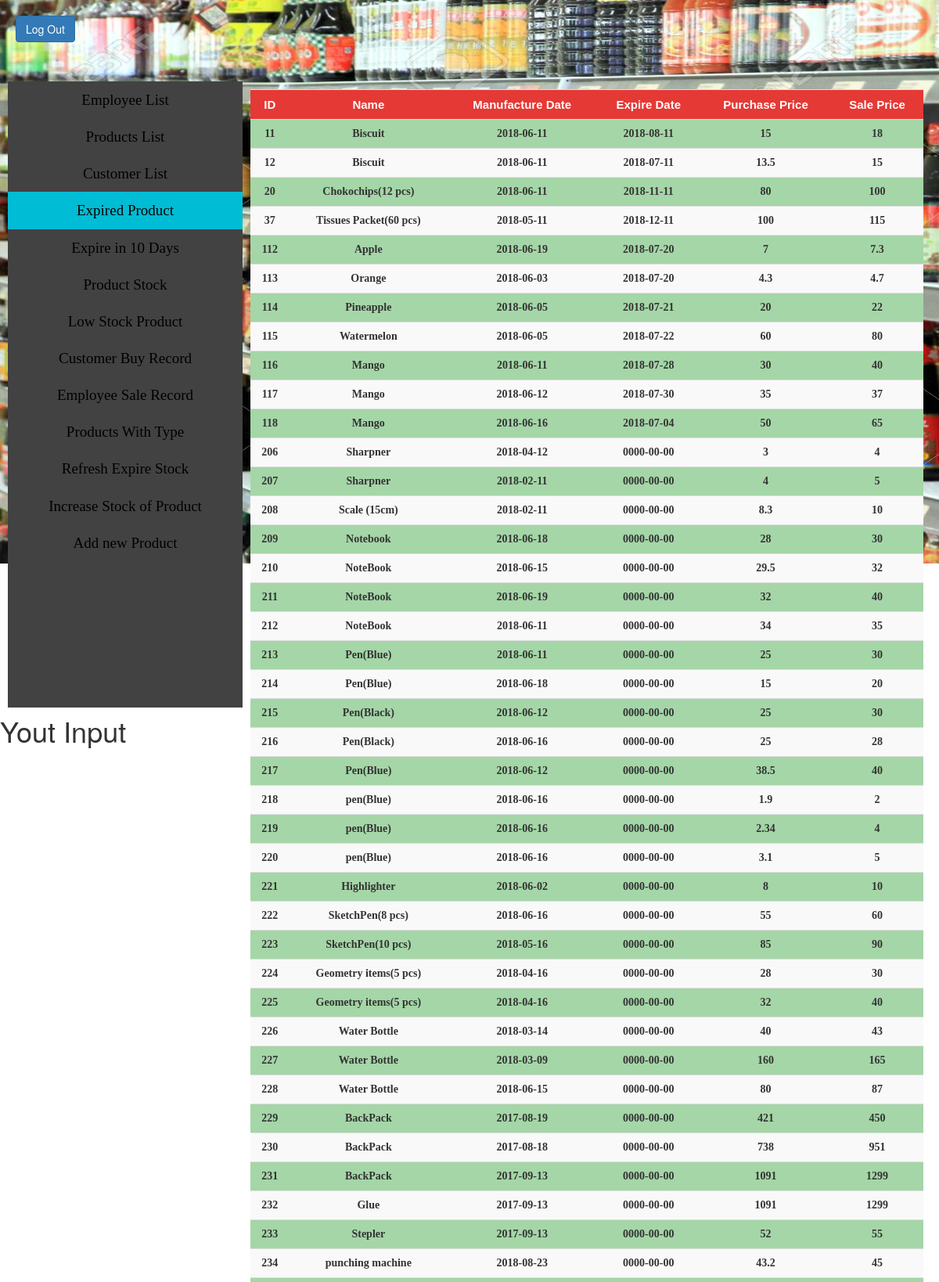
The page /SHOP/expired.php (upper part) on the database its author committed.
### tables this page shows
create table products 
(
	pro_id int,
	pro_name varchar(128),
    pro_manu_date date not null,
    pro_expire_dat date ,
    pro_pur_price float,
    pro_sal_price float,    
    primary key(pro_id)
);

### SHOP/expired.php (the view, shortened to what this page needs)
<!DOCTYPE html>
<html lang="en">
  <head>
	    <link rel="stylesheet" type="text/css" href="admincss.css">
      <link href="css/bootstrap.min.css" rel="stylesheet">
  </head>
  <body>
  <?php
    require 'connect.inc.php';
    $query="select * from products where pro_expire_dat <curdate()";
    if($query_run = mysqli_query($conn,$query))
    {
    }
    else
    {
      echo "Query failed";
    }
  ?>
    <a href="index.php"><input type="button" class="btn btn-primary" value="Log Out" id="lgout"></a>
    <br><br>
    <ul class="nav">
      <li><a href="AdminPage.php" >Employee List</a></li>
      <li><a href="products.php">Products List</a></li>
      <li><a href="customer.php">Customer List</a></li>
      <li><a href="#" class="active" >Expired Product</a></li>
      <li><a href="expire.php">Expire in 10 Days</a></li>
      <li><a href="stock.php">Product Stock</a></li>
      <li><a href="lowstock.php">Low Stock Product</a></li>
      <li><a href="custrecord.php">Customer Buy Record</a></li>
      <li><a href="emprecord.php">Employee Sale Record</a></li>
      <li><a href="producttype.php">Products With Type </a></li>
      <li><a href="refresh.php">Refresh Expire Stock</a></li>
      <li><a href="instk.php">Increase Stock of Product</a></li>
      <li><a href="newpro.php">Add new Product</a></li>
    </ul>
    <div class="sidebar">
          <table class="table table-striped">
            <tr>
              <td class="head"> ID </td>
              <td class="head"> Name </td>
              <td class="head"> Manufacture Date </th>
              <td class="head"> Expire Date </th>
              <td class="head"> Purchase Price </th>
              <td class="head"> Sale Price </th>
            </tr>
            <?php while($row=mysqli_fetch_assoc($query_run)):?>
            <tr>
                <td><?php echo $row['pro_id']?></td>
                <td><?php echo $row['pro_name']?></td>
                <td><?php echo $row['pro_manu_date']?></td>
                <td><?php echo $row['pro_expire_dat']?></td>
                <td><?php echo $row['pro_pur_price']?></td>
                <td><?php echo $row['pro_sal_price']?></td>
            </tr>
          <?php endwhile;?>
          </table>
    </div>
    <?php
      echo "<h1>Yout Input<h1   >";
      echo "<br>";
    ?>
  </body>
</html>

### SHOP/admincss.css (style rules this page uses)
body { background-image:url(shop2.jpg); font-size: 10px; height: 100px; background-size: 1600px 720px; background-attachment: fixed; background-repeat:no-repeat; font-family:serif; }
#lgout { margin: 20px 0px 20px 20px; }
ul.nav { list-style-type: none; float: left; top: 5px; width: 25%; overflow: auto; height: 800%; margin: 10px; padding: 0px; background-color: #424242; }
td { text-align:center; font-size: 14px; font-weight: bold; font-family: comic sans ms; }
.head { font-weight: bolder; font-size: 15px; font-family: Helvetica; color: white; text-align: center; background-color:#E53935; }
tr:nth-child(even) { background: #A5D6A7; }
.nav li a { display: block; text-decoration: none; text-align: center; color: black; padding: 5px; font-size: 19px; font-family: verdana; }
.sidebar { margin-left: 25%; padding: 20px; height:800%; }
.active { background-color: #00BCD4; color: red; }

### rows shown on the page
products: pro_id "11", pro_name "Biscuit", pro_manu_date "2018-06-11", pro_expire_dat "2018-08-11", pro_pur_price "15", pro_sal_price "18"
products: pro_id "12", pro_name "Biscuit", pro_manu_date "2018-06-11", pro_expire_dat "2018-07-11", pro_pur_price "13.5", pro_sal_price "15"
products: pro_id "20", pro_name "Chokochips(12 pcs)", pro_manu_date "2018-06-11", pro_expire_dat "2018-11-11", pro_pur_price "80", pro_sal_price "100"
products: pro_id "37", pro_name "Tissues Packet(60 pcs)", pro_manu_date "2018-05-11", pro_expire_dat "2018-12-11", pro_pur_price "100", pro_sal_price "115"
products: pro_id "112", pro_name "Apple", pro_manu_date "2018-06-19", pro_expire_dat "2018-07-20", pro_pur_price "7", pro_sal_price "7.3"
products: pro_id "113", pro_name "Orange", pro_manu_date "2018-06-03", pro_expire_dat "2018-07-20", pro_pur_price "4.3", pro_sal_price "4.7"
products: pro_id "114", pro_name "Pineapple", pro_manu_date "2018-06-05", pro_expire_dat "2018-07-21", pro_pur_price "20", pro_sal_price "22"
products: pro_id "115", pro_name "Watermelon", pro_manu_date "2018-06-05", pro_expire_dat "2018-07-22", pro_pur_price "60", pro_sal_price "80"
products: pro_id "116", pro_name "Mango", pro_manu_date "2018-06-11", pro_expire_dat "2018-07-28", pro_pur_price "30", pro_sal_price "40"
products: pro_id "117", pro_name "Mango", pro_manu_date "2018-06-12", pro_expire_dat "2018-07-30", pro_pur_price "35", pro_sal_price "37"
products: pro_id "118", pro_name "Mango", pro_manu_date "2018-06-16", pro_expire_dat "2018-07-04", pro_pur_price "50", pro_sal_price "65"
products: pro_id "206", pro_name "Sharpner", pro_manu_date "2018-04-12", pro_expire_dat "0000-00-00", pro_pur_price "3", pro_sal_price "4"
products: pro_id "207", pro_name "Sharpner", pro_manu_date "2018-02-11", pro_expire_dat "0000-00-00", pro_pur_price "4", pro_sal_price "5"
products: pro_id "208", pro_name "Scale (15cm)", pro_manu_date "2018-02-11", pro_expire_dat "0000-00-00", pro_pur_price "8.3", pro_sal_price "10"
products: pro_id "209", pro_name "Notebook", pro_manu_date "2018-06-18", pro_expire_dat "0000-00-00", pro_pur_price "28", pro_sal_price "30"
products: pro_id "210", pro_name "NoteBook", pro_manu_date "2018-06-15", pro_expire_dat "0000-00-00", pro_pur_price "29.5", pro_sal_price "32"
products: pro_id "211", pro_name "NoteBook", pro_manu_date "2018-06-19", pro_expire_dat "0000-00-00", pro_pur_price "32", pro_sal_price "40"
products: pro_id "212", pro_name "NoteBook", pro_manu_date "2018-06-11", pro_expire_dat "0000-00-00", pro_pur_price "34", pro_sal_price "35"
products: pro_id "213", pro_name "Pen(Blue)", pro_manu_date "2018-06-11", pro_expire_dat "0000-00-00", pro_pur_price "25", pro_sal_price "30"
products: pro_id "214", pro_name "Pen(Blue)", pro_manu_date "2018-06-18", pro_expire_dat "0000-00-00", pro_pur_price "15", pro_sal_price "20"
products: pro_id "215", pro_name "Pen(Black)", pro_manu_date "2018-06-12", pro_expire_dat "0000-00-00", pro_pur_price "25", pro_sal_price "30"
products: pro_id "216", pro_name "Pen(Black)", pro_manu_date "2018-06-16", pro_expire_dat "0000-00-00", pro_pur_price "25", pro_sal_price "28"
products: pro_id "217", pro_name "Pen(Blue)", pro_manu_date "2018-06-12", pro_expire_dat "0000-00-00", pro_pur_price "38.5", pro_sal_price "40"
products: pro_id "218", pro_name "pen(Blue)", pro_manu_date "2018-06-16", pro_expire_dat "0000-00-00", pro_pur_price "1.9", pro_sal_price "2"
products: pro_id "219", pro_name "pen(Blue)", pro_manu_date "2018-06-16", pro_expire_dat "0000-00-00", pro_pur_price "2.34", pro_sal_price "4"
products: pro_id "220", pro_name "pen(Blue)", pro_manu_date "2018-06-16", pro_expire_dat "0000-00-00", pro_pur_price "3.1", pro_sal_price "5"
products: pro_id "221", pro_name "Highlighter", pro_manu_date "2018-06-02", pro_expire_dat "0000-00-00", pro_pur_price "8", pro_sal_price "10"
products: pro_id "222", pro_name "SketchPen(8 pcs)", pro_manu_date "2018-06-16", pro_expire_dat "0000-00-00", pro_pur_price "55", pro_sal_price "60"
products: pro_id "223", pro_name "SketchPen(10 pcs)", pro_manu_date "2018-05-16", pro_expire_dat "0000-00-00", pro_pur_price "85", pro_sal_price "90"
products: pro_id "224", pro_name "Geometry items(5 pcs)", pro_manu_date "2018-04-16", pro_expire_dat "0000-00-00", pro_pur_price "28", pro_sal_price "30"
products: pro_id "225", pro_name "Geometry items(5 pcs)", pro_manu_date "2018-04-16", pro_expire_dat "0000-00-00", pro_pur_price "32", pro_sal_price "40"
products: pro_id "226", pro_name "Water Bottle", pro_manu_date "2018-03-14", pro_expire_dat "0000-00-00", pro_pur_price "40", pro_sal_price "43"
products: pro_id "227", pro_name "Water Bottle", pro_manu_date "2018-03-09", pro_expire_dat "0000-00-00", pro_pur_price "160", pro_sal_price "165"
products: pro_id "228", pro_name "Water Bottle", pro_manu_date "2018-06-15", pro_expire_dat "0000-00-00", pro_pur_price "80", pro_sal_price "87"
products: pro_id "229", pro_name "BackPack", pro_manu_date "2017-08-19", pro_expire_dat "0000-00-00", pro_pur_price "421", pro_sal_price "450"
products: pro_id "230", pro_name "BackPack", pro_manu_date "2017-08-18", pro_expire_dat "0000-00-00", pro_pur_price "738", pro_sal_price "951"
products: pro_id "231", pro_name "BackPack", pro_manu_date "2017-09-13", pro_expire_dat "0000-00-00", pro_pur_price "1091", pro_sal_price "1299"
products: pro_id "232", pro_name "Glue", pro_manu_date "2017-09-13", pro_expire_dat "0000-00-00", pro_pur_price "1091", pro_sal_price "1299"
products: pro_id "233", pro_name "Stepler", pro_manu_date "2017-09-13", pro_expire_dat "0000-00-00", pro_pur_price "52", pro_sal_price "55"
products: pro_id "234", pro_name "punching machine", pro_manu_date "2018-08-23", pro_expire_dat "0000-00-00", pro_pur_price "43.2", pro_sal_price "45"
